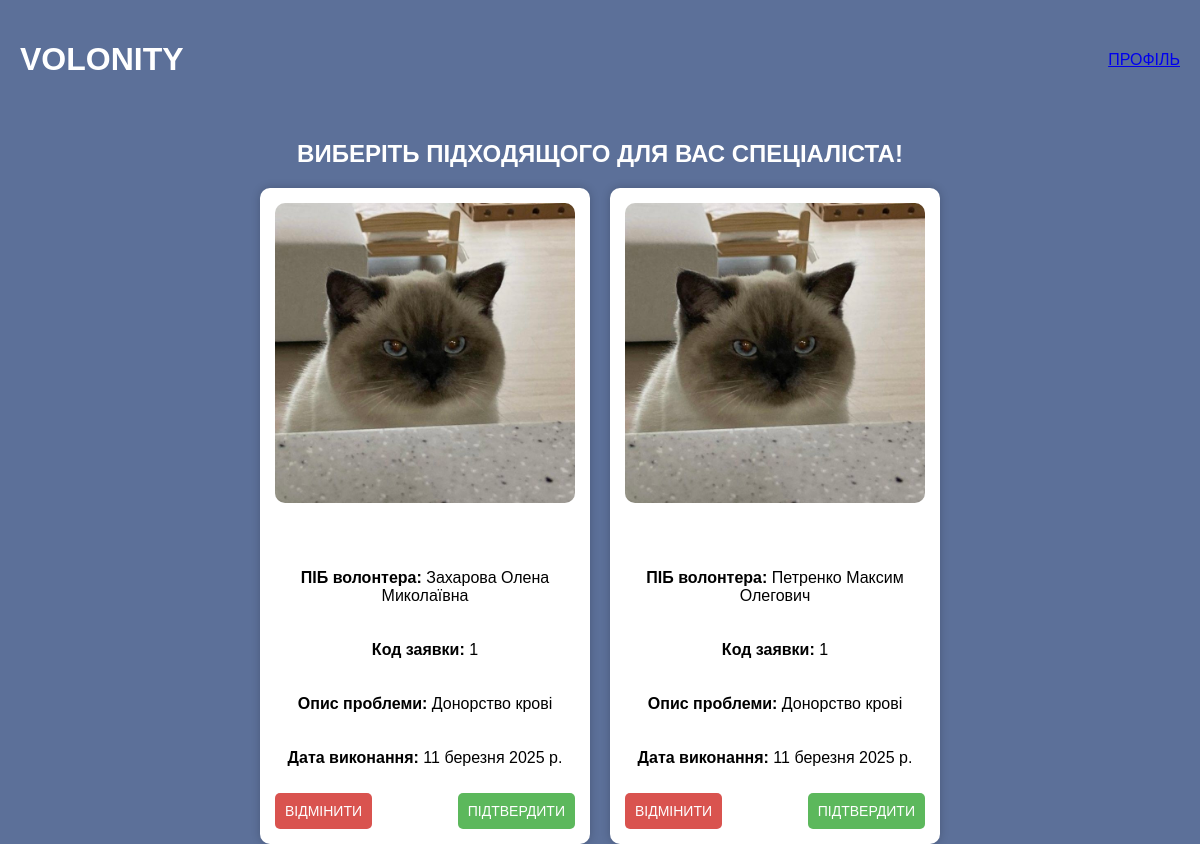
The page /catalog/services/ (signed in) on the database as committed earlier.
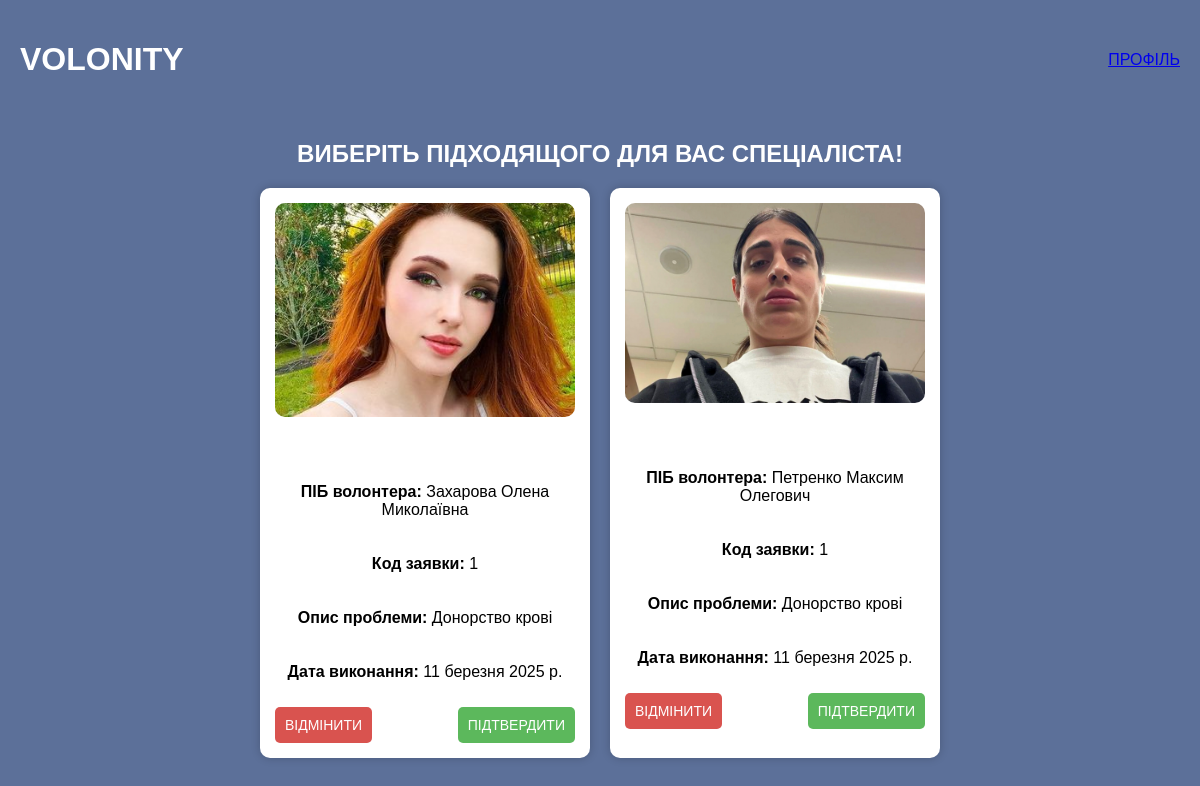
The same page on the database as committed later.
### catalog/models.py (models this page shows, shortened)
class Service(models.Model):
    id_service = models.IntegerField(primary_key=True)  # Первинний ключ
    code_request = models.ForeignKey(Request, on_delete=models.CASCADE)  # Зв'язок з Request
    execution_date = models.DateField()  # Дата виконання
    id_volunteer = models.ForeignKey(Volunteer, on_delete=models.CASCADE)  # Зв'язок з Volunteer

class Request(models.Model):
    id_needy = models.ForeignKey(Needy, on_delete=models.CASCADE)  # Зв'язок з Needy
    code_type_work = models.ForeignKey(TypeWork, on_delete=models.CASCADE)  # Зв'язок з TypeWork
    execution_date = models.DateField()  # Дата виконання
    problem_description = models.TextField()  # Опис проблеми
    code_request = models.IntegerField(primary_key=True)  # Код заявки

### users/models.py (models this page shows, shortened)
class Volunteer(models.Model):
    id_volunteer = models.IntegerField(primary_key=True)  # Первинний ключ
    phone = models.BigIntegerField()  # Числове поле для телефону
    pib_volunteer = models.CharField(max_length=255)  # ПІБ волонтера
    email = models.EmailField(unique=True)  # Email
    login = models.CharField(max_length=100, unique=True)  # Логін
    photo = models.ImageField(upload_to='volunteer_photos/', blank=True, null=True)
    password = models.CharField(max_length=255)  # Пароль
    amount_of_help = models.IntegerField()  # Кількість наданої допомоги
    code_type_work = models.ForeignKey(TypeWork, on_delete=models.CASCADE)  # Зв'язок з TypeWork

### catalog/views.py (the view)
# urls.py: path('services/', catalog_service_view, name='catalog_service'),
def catalog_service_view(request):
    services = Service.objects.select_related('code_request', 'id_volunteer').all()
    user_email = request.session.get('user_email')
    try:
        needy = Needy.objects.get(email=user_email)
    except Needy.DoesNotExist:
        needy = None
    if needy:
        requests = Request.objects.filter(id_needy=needy)
        services = Service.objects.filter(code_request__in=requests)
    else:
        services = []
    return render(request, 'catalog/catalog_service.html', {'services': services, 'MEDIA_URL': settings.MEDIA_URL})

### templates/catalog/catalog_service.html (shortened to what this page needs)
{% load static %}
<!DOCTYPE html>
<html lang="uk">
<head>
    <link rel="stylesheet" href="{% static 'css/catalog_service.css' %}">
</head>
<body>
    <header>
        <h1>VOLONITY</h1>
        <span><a href="{% url 'profile_needy' %}">ПРОФІЛЬ</a></span>
    </header>
    <main>
        <h2>ВИБЕРІТЬ ПІДХОДЯЩОГО ДЛЯ ВАС СПЕЦІАЛІСТА!</h2>
        <div class="cards-container">
            {% for service in services %}
            <div class="card">
                <img src="{{ service.id_volunteer.photo.url }}" alt="Фото волонтера">
                <p>{{ service.volunteer.photo.url }}</p>
                <p><strong>ПІБ волонтера:</strong> {{ service.id_volunteer.pib_volunteer }}</p>
                <p><strong>Код заявки:</strong> {{ service.code_request.code_request }}</p>
                <p><strong>Опис проблеми:</strong> {{ service.code_request.problem_description }}</p>
                <p><strong>Дата виконання:</strong> {{ service.execution_date }}</p>
                <div class="buttons">
                    <button class="cancel">ВІДМІНИТИ</button>
                    <button class="confirm">ПІДТВЕРДИТИ</button>
                </div>
            </div>
            {% empty %}
                <p>Немає доступних послуг.</p>
            {% endfor %}
        </div>
    </main>
</body>
</html>

### static/css/catalog_service.css (style rules this page uses)
body { font-family: Arial, sans-serif; margin: 0; padding: 0; background-color: #5c7099; color: white; text-align: center; }
header { display: flex; justify-content: space-between; align-items: center; padding: 20px; background-color: #5c7099; }
h2 { margin: 20px 0; }
.cards-container { display: flex; flex-wrap: wrap; justify-content: center; gap: 20px; max-width: 1000px; margin: auto; }
.card { background: white; color: black; border-radius: 10px; width: 300px; padding: 15px; text-align: center; box-shadow: 0 0 10px rgba(0, 0, 0, 0.2); }
.card img { width: 100%; border-radius: 10px; }
.card p { padding: 10px 0; }
.buttons { display: flex; justify-content: space-between; }
button { padding: 10px; border: none; border-radius: 5px; font-size: 14px; cursor: pointer; }
.cancel { background-color: #d9534f; color: white; }
.confirm { background-color: #5cb85c; color: white; }

Rows that differ between the two databases and show on the page:
changed through a linked row, Service "Захарова Олена Миколаївна": id_volunteer.photo: a different picture
changed through a linked row, Service "Петренко Максим Олегович": id_volunteer.photo: a different picture
